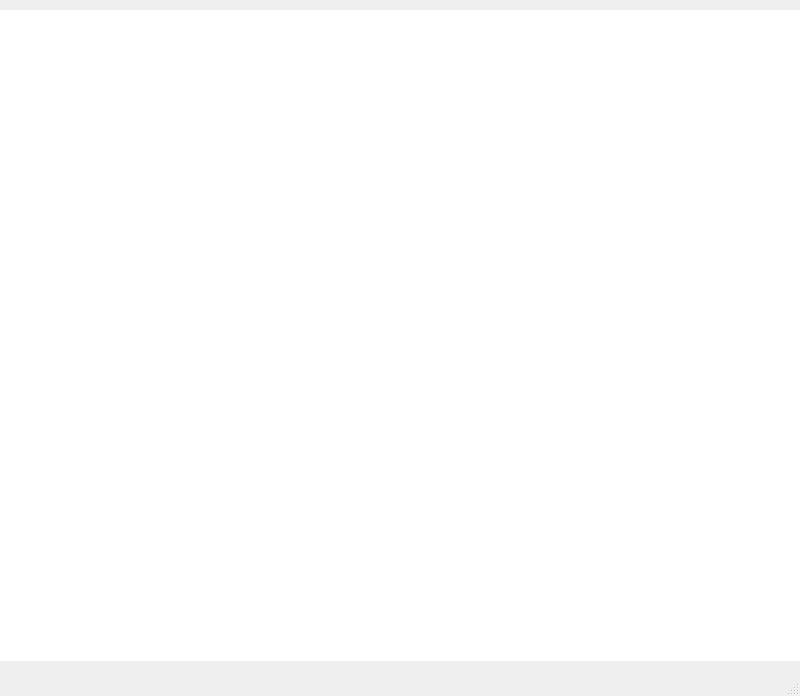
<?xml version="1.0" encoding="UTF-8"?>
<ui version="4.0">
 <class>accounts_payable</class>
 <widget class="QMainWindow" name="accounts_payable">
  <property name="geometry">
   <rect>
    <x>0</x>
    <y>0</y>
    <width>800</width>
    <height>696</height>
   </rect>
  </property>
  <property name="windowTitle">
   <string>MainWindow</string>
  </property>
  <widget class="QWidget" name="centralwidget">
   <widget class="QLabel" name="ap">
    <property name="geometry">
     <rect>
      <x>0</x>
      <y>10</y>
      <width>801</width>
      <height>651</height>
     </rect>
    </property>
    <property name="styleSheet">
     <string notr="true">background-image: url(:/Accounting/Accounting2.png);
background-repeat: no-repeat;
background-position: center;
background-attachment: fixed;
background-color: white; /* Fallback color */</string>
    </property>
    <property name="text">
     <string/>
    </property>
   </widget>
  </widget>
  <widget class="QMenuBar" name="menubar">
   <property name="geometry">
    <rect>
     <x>0</x>
     <y>0</y>
     <width>800</width>
     <height>21</height>
    </rect>
   </property>
  </widget>
  <widget class="QStatusBar" name="statusbar"/>
 </widget>
 <resources>
  <include location="Accounting.qrc"/>
 </resources>
 <connections/>
</ui>
